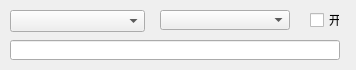
<?xml version="1.0" encoding="UTF-8"?>
<ui version="4.0">
 <class>Connection</class>
 <widget class="QWidget" name="Connection">
  <property name="geometry">
   <rect>
    <x>0</x>
    <y>0</y>
    <width>356</width>
    <height>70</height>
   </rect>
  </property>
  <widget class="QComboBox" name="cameraBox">
   <property name="geometry">
    <rect>
     <x>10</x>
     <y>10</y>
     <width>135</width>
     <height>22</height>
    </rect>
   </property>
  </widget>
  <widget class="QComboBox" name="modelBox">
   <property name="geometry">
    <rect>
     <x>160</x>
     <y>10</y>
     <width>130</width>
     <height>20</height>
    </rect>
   </property>
  </widget>
  <widget class="QCheckBox" name="statusBox">
   <property name="geometry">
    <rect>
     <x>310</x>
     <y>10</y>
     <width>30</width>
     <height>20</height>
    </rect>
   </property>
   <property name="text">
    <string>开</string>
   </property>
  </widget>
  <widget class="QLineEdit" name="commentEdit">
   <property name="geometry">
    <rect>
     <x>10</x>
     <y>40</y>
     <width>330</width>
     <height>20</height>
    </rect>
   </property>
  </widget>
 </widget>
 <resources/>
 <connections/>
</ui>
